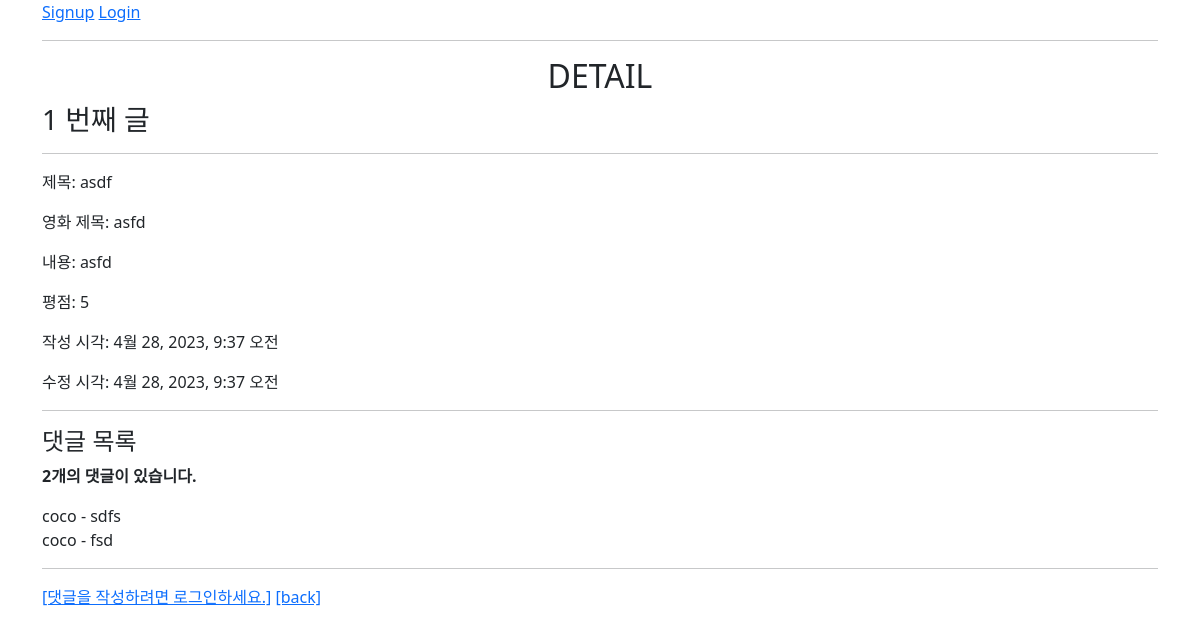
Screenshot of /community/1/ with the database file from the repository.
### community/models.py (models this page shows)
class Review(models.Model):
    title = models.CharField(max_length=100)
    movie_title = models.CharField(max_length=50)
    rank = models.IntegerField()
    content = models.TextField()
    created_at = models.DateTimeField(auto_now_add=True)
    updated_at = models.DateTimeField(auto_now=True)
    user = models.ForeignKey(settings.AUTH_USER_MODEL, on_delete=models.CASCADE)
    like_users = models.ManyToManyField(settings.AUTH_USER_MODEL, related_name='like_reviews')

class Comment(models.Model):
    content = models.TextField()
    review = models.ForeignKey(Review, on_delete=models.CASCADE)
    user = models.ForeignKey(settings.AUTH_USER_MODEL, on_delete=models.CASCADE)

### accounts/models.py (models this page shows)
class User(AbstractUser):
    followings = models.ManyToManyField('self', symmetrical=False, related_name='followers')

### community/views.py (the view)
# urls.py: path('<int:review_pk>/', views.detail, name='detail'),
@require_safe
def detail(request, review_pk):
    review = get_object_or_404(Review, pk=review_pk)
    comments = review.comment_set.all()
    comment_form = CommentForm()
    context = {
        'review': review,
        'comment_form': comment_form,
        'comments': comments,
    }
    return render(request, 'community/detail.html', context)

### community/templates/community/detail.html
{% extends 'base.html' %}
{% block content %}
  <h2 class="text-center">DETAIL</h2>
  <h3>{{ review.pk }} 번째 글</h3>
  <hr>
  <p>제목: {{ review.title }}</p>
  <p>영화 제목: {{ review.movie_title }}</p>
  <p>내용: {{ review.content }}</p>
  <p>평점: {{ review.rank }}</p>
  <p>작성 시각: {{ review.created_at }}</p>
  <p>수정 시각: {{ review.updated_at }}</p>
  <hr>
  <h4>댓글 목록</h4>
  {% if comments|length %}
    <p><b>{{ comments|length }}개의 댓글이 있습니다.</b></p>
  {% endif %}
  {% for comment in comments %}
    <div>
      {{ comment.user }} - {{ comment.content }}
    </div>
  {% empty %}
    <p><b>댓글이 없어요..</b></p>
  {% endfor %}
  <hr>
  {% if user.is_authenticated %}
    <form action="{% url 'community:create_comment' review.pk %}" method="POST">
      {% csrf_token %}
      {{ comment_form }}
      <input type="submit">
    </form>
  {% else %}
    <a href="{% url 'accounts:login' %}">[댓글을 작성하려면 로그인하세요.]</a>
  {% endif %}
  <a href="{% url 'community:index' %}">[back]</a>
{% endblock  %}

### rows the page displays
Review: pk "1", title "asdf", movie_title "asfd", content "asfd", rank "5", created_at "4월 28, 2023, 9:37 오전", updated_at "4월 28, 2023, 9:37 오전"
Comment: user "coco", content "sdfs"
Comment: user "coco", content "fsd"

### other values shown
{{ comments|length }} "2"
